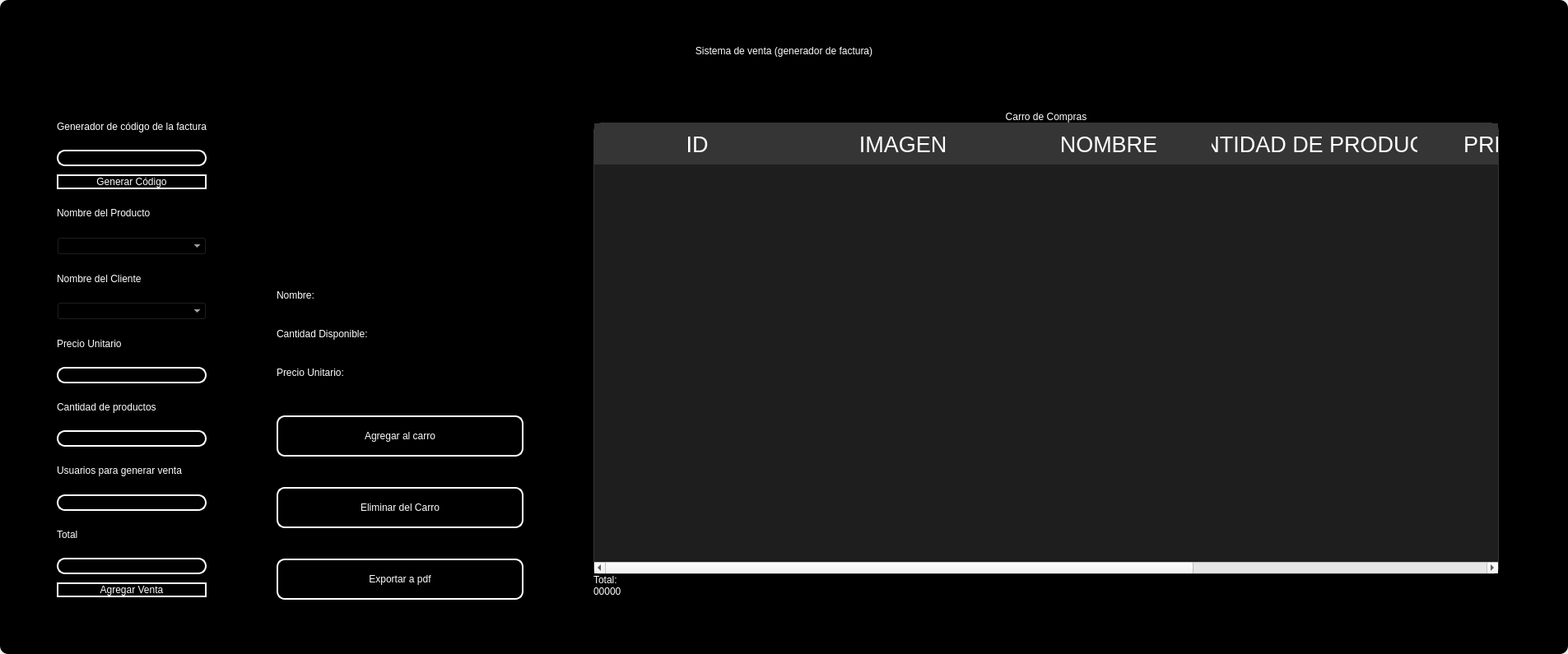
<?xml version="1.0" encoding="UTF-8"?>
<ui version="4.0">
 <class>MainWindow</class>
 <widget class="QMainWindow" name="MainWindow">
  <property name="geometry">
   <rect>
    <x>0</x>
    <y>0</y>
    <width>1905</width>
    <height>795</height>
   </rect>
  </property>
  <property name="windowTitle">
   <string>MainWindow</string>
  </property>
  <property name="styleSheet">
   <string notr="true"/>
  </property>
  <widget class="QWidget" name="centralwidget">
   <property name="styleSheet">
    <string notr="true"/>
   </property>
   <layout class="QVBoxLayout" name="verticalLayout">
    <property name="spacing">
     <number>0</number>
    </property>
    <property name="leftMargin">
     <number>0</number>
    </property>
    <property name="topMargin">
     <number>0</number>
    </property>
    <property name="rightMargin">
     <number>0</number>
    </property>
    <property name="bottomMargin">
     <number>0</number>
    </property>
    <item>
     <widget class="QFrame" name="frame">
      <property name="enabled">
       <bool>true</bool>
      </property>
      <property name="styleSheet">
       <string notr="true">
QFrame {
border-radius:10px;
	background-color: rgb(0, 0, 0);
 }
</string>
      </property>
      <property name="frameShape">
       <enum>QFrame::StyledPanel</enum>
      </property>
      <property name="frameShadow">
       <enum>QFrame::Raised</enum>
      </property>
      <layout class="QVBoxLayout" name="verticalLayout_2">
       <item>
        <widget class="QFrame" name="frame_superior">
         <property name="minimumSize">
          <size>
           <width>0</width>
           <height>40</height>
          </size>
         </property>
         <property name="maximumSize">
          <size>
           <width>16777215</width>
           <height>40</height>
          </size>
         </property>
         <property name="styleSheet">
          <string notr="true">QPushButton{
border-radius:18px;
}

QPushButton:hover{
	background-color: rgb(0, 0, 0);
}
</string>
         </property>
         <property name="frameShape">
          <enum>QFrame::StyledPanel</enum>
         </property>
         <property name="frameShadow">
          <enum>QFrame::Raised</enum>
         </property>
         <layout class="QHBoxLayout" name="horizontalLayout_3">
          <property name="spacing">
           <number>4</number>
          </property>
          <property name="leftMargin">
           <number>0</number>
          </property>
          <property name="topMargin">
           <number>0</number>
          </property>
          <property name="rightMargin">
           <number>0</number>
          </property>
          <property name="bottomMargin">
           <number>0</number>
          </property>
          <item>
           <widget class="QPushButton" name="btn_icon">
            <property name="text">
             <string/>
            </property>
            <property name="iconSize">
             <size>
              <width>40</width>
              <height>40</height>
             </size>
            </property>
           </widget>
          </item>
          <item>
           <spacer name="horizontalSpacer_2">
            <property name="orientation">
             <enum>Qt::Horizontal</enum>
            </property>
            <property name="sizeHint" stdset="0">
             <size>
              <width>443</width>
              <height>20</height>
             </size>
            </property>
           </spacer>
          </item>
          <item>
           <widget class="QPushButton" name="btn_exit">
            <property name="minimumSize">
             <size>
              <width>38</width>
              <height>38</height>
             </size>
            </property>
            <property name="maximumSize">
             <size>
              <width>38</width>
              <height>38</height>
             </size>
            </property>
            <property name="cursor">
             <cursorShape>PointingHandCursor</cursorShape>
            </property>
            <property name="text">
             <string/>
            </property>
            <property name="iconSize">
             <size>
              <width>35</width>
              <height>35</height>
             </size>
            </property>
           </widget>
          </item>
          <item>
           <widget class="QPushButton" name="bt_minimizar">
            <property name="minimumSize">
             <size>
              <width>38</width>
              <height>38</height>
             </size>
            </property>
            <property name="maximumSize">
             <size>
              <width>38</width>
              <height>38</height>
             </size>
            </property>
            <property name="cursor">
             <cursorShape>PointingHandCursor</cursorShape>
            </property>
            <property name="text">
             <string/>
            </property>
            <property name="icon">
             <iconset>
              <normaloff>image/minus.svg</normaloff>image/minus.svg</iconset>
            </property>
            <property name="iconSize">
             <size>
              <width>38</width>
              <height>38</height>
             </size>
            </property>
           </widget>
          </item>
          <item>
           <widget class="QPushButton" name="bt_maximizar">
            <property name="minimumSize">
             <size>
              <width>38</width>
              <height>38</height>
             </size>
            </property>
            <property name="maximumSize">
             <size>
              <width>38</width>
              <height>38</height>
             </size>
            </property>
            <property name="cursor">
             <cursorShape>PointingHandCursor</cursorShape>
            </property>
            <property name="text">
             <string/>
            </property>
            <property name="icon">
             <iconset>
              <normaloff>image/chevron-up.svg</normaloff>image/chevron-up.svg</iconset>
            </property>
            <property name="iconSize">
             <size>
              <width>38</width>
              <height>38</height>
             </size>
            </property>
           </widget>
          </item>
          <item>
           <widget class="QPushButton" name="bt_restaurar">
            <property name="minimumSize">
             <size>
              <width>38</width>
              <height>38</height>
             </size>
            </property>
            <property name="maximumSize">
             <size>
              <width>38</width>
              <height>38</height>
             </size>
            </property>
            <property name="cursor">
             <cursorShape>PointingHandCursor</cursorShape>
            </property>
            <property name="text">
             <string/>
            </property>
            <property name="icon">
             <iconset>
              <normaloff>image/chevron-down.svg</normaloff>image/chevron-down.svg</iconset>
            </property>
            <property name="iconSize">
             <size>
              <width>38</width>
              <height>38</height>
             </size>
            </property>
           </widget>
          </item>
          <item>
           <widget class="QPushButton" name="bt_cerrar">
            <property name="minimumSize">
             <size>
              <width>38</width>
              <height>38</height>
             </size>
            </property>
            <property name="maximumSize">
             <size>
              <width>38</width>
              <height>38</height>
             </size>
            </property>
            <property name="cursor">
             <cursorShape>PointingHandCursor</cursorShape>
            </property>
            <property name="text">
             <string/>
            </property>
            <property name="icon">
             <iconset>
              <normaloff>image/x.svg</normaloff>image/x.svg</iconset>
            </property>
            <property name="iconSize">
             <size>
              <width>38</width>
              <height>38</height>
             </size>
            </property>
           </widget>
          </item>
         </layout>
        </widget>
       </item>
       <item>
        <widget class="QLabel" name="label">
         <property name="styleSheet">
          <string notr="true">font: 30pt &quot;MS Shell Dlg 2&quot;;
color: rgb(255, 255, 255);</string>
         </property>
         <property name="text">
          <string>Sistema de venta (generador de factura)</string>
         </property>
         <property name="alignment">
          <set>Qt::AlignCenter</set>
         </property>
        </widget>
       </item>
       <item>
        <widget class="QFrame" name="frame_3">
         <property name="sizePolicy">
          <sizepolicy hsizetype="Maximum" vsizetype="Preferred">
           <horstretch>0</horstretch>
           <verstretch>0</verstretch>
          </sizepolicy>
         </property>
         <property name="layoutDirection">
          <enum>Qt::LeftToRight</enum>
         </property>
         <property name="frameShape">
          <enum>QFrame::StyledPanel</enum>
         </property>
         <property name="frameShadow">
          <enum>QFrame::Raised</enum>
         </property>
         <property name="lineWidth">
          <number>0</number>
         </property>
         <layout class="QHBoxLayout" name="horizontalLayout_4">
          <property name="spacing">
           <number>10</number>
          </property>
          <property name="sizeConstraint">
           <enum>QLayout::SetDefaultConstraint</enum>
          </property>
          <property name="leftMargin">
           <number>10</number>
          </property>
          <property name="topMargin">
           <number>10</number>
          </property>
          <property name="rightMargin">
           <number>10</number>
          </property>
          <property name="bottomMargin">
           <number>10</number>
          </property>
          <item>
           <layout class="QVBoxLayout" name="verticalLayout_3">
            <property name="spacing">
             <number>10</number>
            </property>
            <property name="leftMargin">
             <number>50</number>
            </property>
            <property name="topMargin">
             <number>50</number>
            </property>
            <property name="rightMargin">
             <number>50</number>
            </property>
            <property name="bottomMargin">
             <number>50</number>
            </property>
            <item>
             <widget class="QLabel" name="label_10">
              <property name="styleSheet">
               <string notr="true">color: rgb(255, 255, 255);
font: 10pt &quot;MS Shell Dlg 2&quot;;</string>
              </property>
              <property name="text">
               <string>Generador de código de la factura</string>
              </property>
             </widget>
            </item>
            <item>
             <widget class="QLineEdit" name="codetxt">
              <property name="enabled">
               <bool>false</bool>
              </property>
              <property name="styleSheet">
               <string notr="true">QLabel {
	color: rgb(255, 255, 254);
	font: 12pt &quot;Arial&quot;;
	background-color: rgba(0, 0, 0,0);
}


QLineEdit{
background-color: rgba(0, 0, 0,0);
border-radius:10px; 
font: 12pt &quot;Arial&quot;;
color: rgb(255, 255, 254);
border: 2px solid  rgb(255, 255, 255);

}

QLineEdit:hover{
background-color: rgba(0, 0, 0,0);
border-radius:10px; 
font: 12pt &quot;Arial&quot;;
border: 2px solid  rgb(120, 0, 171);
}

QLineEdit:focus{
background-color: rgb(0, 0, 0);
border-radius:10px; 
font: 12pt &quot;Arial&quot;;
border: 2px solid rgb(120, 0, 171);
}

QCheckBox{
	font: 12pt &quot;Arial&quot;;
	color: rgb(255, 255, 255);
}

QCheckBox::indicator {
    width: 18px;
    height:18px;
}

QCheckBox::indicator:unchecked {
   background-image: url(image/square.svg);
}

QCheckBox::indicator:checked {
   background-image: url(image/check-square.svg);
}

QPushButton{
border-radius:10px; 
font: 12pt &quot;Arial&quot;;
color: rgb(255, 255, 254);
border: 2px solid #ffffff;
}

QPushButton:hover{
border-radius:10px; 
font: 12pt &quot;Arial&quot;;
color: rgb(255, 255, 255);
border: 2px solid rgb(120, 0, 171);
	background-color: rgb(120, 0, 171);
}
QFrame{
 	background-color: #1E0070;
	border-radius:15px; 
}
</string>
              </property>
             </widget>
            </item>
            <item>
             <widget class="QPushButton" name="btn_get_code">
              <property name="cursor">
               <cursorShape>PointingHandCursor</cursorShape>
              </property>
              <property name="styleSheet">
               <string notr="true">QLabel {
	color: rgb(255, 255, 254);
	font: 12pt &quot;Arial&quot;;
	background-color: rgba(0, 0, 0,0);
}


QLineEdit{
background-color: rgba(0, 0, 0,0);
border-radius:10px; 
font: 12pt &quot;Arial&quot;;
color: rgb(255, 255, 254);
border: 2px solid  rgb(255, 255, 255);

}

QLineEdit:hover{
background-color: rgba(0, 0, 0,0);
border-radius:10px; 
font: 12pt &quot;Arial&quot;;
border: 2px solid  rgb(120, 0, 171);
}

QLineEdit:focus{
background-color: rgb(0, 0, 0);
border-radius:10px; 
font: 12pt &quot;Arial&quot;;
border: 2px solid rgb(120, 0, 171);
}

QCheckBox{
	font: 12pt &quot;Arial&quot;;
	color: rgb(255, 255, 255);
}

QCheckBox::indicator {
    width: 18px;
    height:18px;
}

QCheckBox::indicator:unchecked {
   background-image: url(image/square.svg);
}

QCheckBox::indicator:checked {
   background-image: url(image/check-square.svg);
}

QPushButton{
border-radius:10px; 
font: 12pt &quot;Arial&quot;;
color: rgb(255, 255, 254);
border: 2px solid #ffffff;
}

QPushButton:hover{
border-radius:10px; 
font: 12pt &quot;Arial&quot;;
color: rgb(255, 255, 255);
border: 2px solid rgb(120, 0, 171);
	background-color: rgb(120, 0, 171);
}
QFrame{
 	background-color: #1E0070;
	border-radius:15px; 
}
</string>
              </property>
              <property name="text">
               <string>Generar Código</string>
              </property>
             </widget>
            </item>
            <item>
             <widget class="QLabel" name="label_7">
              <property name="styleSheet">
               <string notr="true">QLabel {
	color: rgb(255, 255, 254);
	font: 12pt &quot;Arial&quot;;
}
</string>
              </property>
              <property name="text">
               <string>Nombre del Producto</string>
              </property>
             </widget>
            </item>
            <item>
             <widget class="QComboBox" name="comboboxproduct">
              <property name="cursor">
               <cursorShape>PointingHandCursor</cursorShape>
              </property>
              <property name="styleSheet">
               <string notr="true">background-color: rgb(0, 0, 0);
color: rgb(255, 255, 255);
</string>
              </property>
             </widget>
            </item>
            <item>
             <widget class="QLabel" name="label_6">
              <property name="styleSheet">
               <string notr="true">QLabel {
	color: rgb(255, 255, 254);
	font: 12pt &quot;Arial&quot;;
}
</string>
              </property>
              <property name="text">
               <string>Nombre del Cliente</string>
              </property>
             </widget>
            </item>
            <item>
             <widget class="QComboBox" name="comboboxclient">
              <property name="cursor">
               <cursorShape>PointingHandCursor</cursorShape>
              </property>
              <property name="styleSheet">
               <string notr="true">background-color: rgb(0, 0, 0);
color: rgb(255, 255, 255);
</string>
              </property>
             </widget>
            </item>
            <item>
             <widget class="QLabel" name="label_5">
              <property name="styleSheet">
               <string notr="true">QLabel {
	color: rgb(255, 255, 254);
	font: 12pt &quot;Arial&quot;;
}
</string>
              </property>
              <property name="text">
               <string>Precio Unitario</string>
              </property>
             </widget>
            </item>
            <item>
             <widget class="QLineEdit" name="unitpricetxt">
              <property name="enabled">
               <bool>false</bool>
              </property>
              <property name="styleSheet">
               <string notr="true">QLabel {
	color: rgb(255, 255, 254);
	font: 12pt &quot;Arial&quot;;
	background-color: rgba(0, 0, 0,0);
}


QLineEdit{
background-color: rgba(0, 0, 0,0);
border-radius:10px; 
font: 12pt &quot;Arial&quot;;
color: rgb(255, 255, 254);
border: 2px solid  rgb(255, 255, 255);

}

QLineEdit:hover{
background-color: rgba(0, 0, 0,0);
border-radius:10px; 
font: 12pt &quot;Arial&quot;;
border: 2px solid  rgb(120, 0, 171);
}

QLineEdit:focus{
background-color: rgb(0, 0, 0);
border-radius:10px; 
font: 12pt &quot;Arial&quot;;
border: 2px solid rgb(120, 0, 171);
}

QCheckBox{
	font: 12pt &quot;Arial&quot;;
	color: rgb(255, 255, 255);
}

QCheckBox::indicator {
    width: 18px;
    height:18px;
}

QCheckBox::indicator:unchecked {
   background-image: url(image/square.svg);
}

QCheckBox::indicator:checked {
   background-image: url(image/check-square.svg);
}

QPushButton{
border-radius:10px; 
font: 12pt &quot;Arial&quot;;
color: rgb(255, 255, 254);
border: 2px solid #ffffff;
}

QPushButton:hover{
border-radius:10px; 
font: 12pt &quot;Arial&quot;;
color: rgb(255, 255, 255);
border: 2px solid rgb(120, 0, 171);
	background-color: rgb(120, 0, 171);
}
QFrame{
 	background-color: #1E0070;
	border-radius:15px; 
}
</string>
              </property>
             </widget>
            </item>
            <item>
             <widget class="QLabel" name="label_4">
              <property name="styleSheet">
               <string notr="true">QLabel {
	color: rgb(255, 255, 254);
	font: 12pt &quot;Arial&quot;;
}
</string>
              </property>
              <property name="text">
               <string>Cantidad de productos</string>
              </property>
             </widget>
            </item>
            <item>
             <widget class="QLineEdit" name="quantitytxt">
              <property name="styleSheet">
               <string notr="true">QLabel {
	color: rgb(255, 255, 254);
	font: 12pt &quot;Arial&quot;;
	background-color: rgba(0, 0, 0,0);
}


QLineEdit{
background-color: rgba(0, 0, 0,0);
border-radius:10px; 
font: 12pt &quot;Arial&quot;;
color: rgb(255, 255, 254);
border: 2px solid  rgb(255, 255, 255);

}

QLineEdit:hover{
background-color: rgba(0, 0, 0,0);
border-radius:10px; 
font: 12pt &quot;Arial&quot;;
border: 2px solid  rgb(120, 0, 171);
}

QLineEdit:focus{
background-color: rgb(0, 0, 0);
border-radius:10px; 
font: 12pt &quot;Arial&quot;;
border: 2px solid rgb(120, 0, 171);
}

QCheckBox{
	font: 12pt &quot;Arial&quot;;
	color: rgb(255, 255, 255);
}

QCheckBox::indicator {
    width: 18px;
    height:18px;
}

QCheckBox::indicator:unchecked {
   background-image: url(image/square.svg);
}

QCheckBox::indicator:checked {
   background-image: url(image/check-square.svg);
}

QPushButton{
border-radius:10px; 
font: 12pt &quot;Arial&quot;;
color: rgb(255, 255, 254);
border: 2px solid #ffffff;
}

QPushButton:hover{
border-radius:10px; 
font: 12pt &quot;Arial&quot;;
color: rgb(255, 255, 255);
border: 2px solid rgb(120, 0, 171);
	background-color: rgb(120, 0, 171);
}
QFrame{
 	background-color: #1E0070;
	border-radius:15px; 
}
</string>
              </property>
             </widget>
            </item>
            <item>
             <widget class="QLabel" name="label_3">
              <property name="styleSheet">
               <string notr="true">QLabel {
	color: rgb(255, 255, 254);
	font: 12pt &quot;Arial&quot;;
}
</string>
              </property>
              <property name="text">
               <string>Usuarios para generar venta</string>
              </property>
             </widget>
            </item>
            <item>
             <widget class="QLineEdit" name="usertxt">
              <property name="enabled">
               <bool>false</bool>
              </property>
              <property name="styleSheet">
               <string notr="true">QLabel {
	color: rgb(255, 255, 254);
	font: 12pt &quot;Arial&quot;;
	background-color: rgba(0, 0, 0,0);
}


QLineEdit{
background-color: rgba(0, 0, 0,0);
border-radius:10px; 
font: 12pt &quot;Arial&quot;;
color: rgb(255, 255, 254);
border: 2px solid  rgb(255, 255, 255);

}

QLineEdit:hover{
background-color: rgba(0, 0, 0,0);
border-radius:10px; 
font: 12pt &quot;Arial&quot;;
border: 2px solid  rgb(120, 0, 171);
}

QLineEdit:focus{
background-color: rgb(0, 0, 0);
border-radius:10px; 
font: 12pt &quot;Arial&quot;;
border: 2px solid rgb(120, 0, 171);
}

QCheckBox{
	font: 12pt &quot;Arial&quot;;
	color: rgb(255, 255, 255);
}

QCheckBox::indicator {
    width: 18px;
    height:18px;
}

QCheckBox::indicator:unchecked {
   background-image: url(image/square.svg);
}

QCheckBox::indicator:checked {
   background-image: url(image/check-square.svg);
}

QPushButton{
border-radius:10px; 
font: 12pt &quot;Arial&quot;;
color: rgb(255, 255, 254);
border: 2px solid #ffffff;
}

QPushButton:hover{
border-radius:10px; 
font: 12pt &quot;Arial&quot;;
color: rgb(255, 255, 255);
border: 2px solid rgb(120, 0, 171);
	background-color: rgb(120, 0, 171);
}
QFrame{
 	background-color: #1E0070;
	border-radius:15px; 
}
</string>
              </property>
             </widget>
            </item>
            <item>
             <widget class="QLabel" name="label_2">
              <property name="styleSheet">
               <string notr="true">QLabel {
	color: rgb(255, 255, 254);
	font: 12pt &quot;Arial&quot;;
}
</string>
              </property>
              <property name="text">
               <string>Total</string>
              </property>
             </widget>
            </item>
            <item>
             <widget class="QLineEdit" name="totalpricetxt">
              <property name="enabled">
               <bool>false</bool>
              </property>
              <property name="styleSheet">
               <string notr="true">QLabel {
	color: rgb(255, 255, 254);
	font: 12pt &quot;Arial&quot;;
	background-color: rgba(0, 0, 0,0);
}


QLineEdit{
background-color: rgba(0, 0, 0,0);
border-radius:10px; 
font: 12pt &quot;Arial&quot;;
color: rgb(255, 255, 254);
border: 2px solid  rgb(255, 255, 255);

}

QLineEdit:hover{
background-color: rgba(0, 0, 0,0);
border-radius:10px; 
font: 12pt &quot;Arial&quot;;
border: 2px solid  rgb(120, 0, 171);
}

QLineEdit:focus{
background-color: rgb(0, 0, 0);
border-radius:10px; 
font: 12pt &quot;Arial&quot;;
border: 2px solid rgb(120, 0, 171);
}

QCheckBox{
	font: 12pt &quot;Arial&quot;;
	color: rgb(255, 255, 255);
}

QCheckBox::indicator {
    width: 18px;
    height:18px;
}

QCheckBox::indicator:unchecked {
   background-image: url(image/square.svg);
}

QCheckBox::indicator:checked {
   background-image: url(image/check-square.svg);
}

QPushButton{
border-radius:10px; 
font: 12pt &quot;Arial&quot;;
color: rgb(255, 255, 254);
border: 2px solid #ffffff;
}

QPushButton:hover{
border-radius:10px; 
font: 12pt &quot;Arial&quot;;
color: rgb(255, 255, 255);
border: 2px solid rgb(120, 0, 171);
	background-color: rgb(120, 0, 171);
}
QFrame{
 	background-color: #1E0070;
	border-radius:15px; 
}
</string>
              </property>
             </widget>
            </item>
            <item>
             <widget class="QPushButton" name="btn_register_sale">
              <property name="cursor">
               <cursorShape>PointingHandCursor</cursorShape>
              </property>
              <property name="styleSheet">
               <string notr="true">QLabel {
	color: rgb(255, 255, 254);
	font: 12pt &quot;Arial&quot;;
	background-color: rgba(0, 0, 0,0);
}


QLineEdit{
background-color: rgba(0, 0, 0,0);
border-radius:10px; 
font: 12pt &quot;Arial&quot;;
color: rgb(255, 255, 254);
border: 2px solid  rgb(255, 255, 255);

}

QLineEdit:hover{
background-color: rgba(0, 0, 0,0);
border-radius:10px; 
font: 12pt &quot;Arial&quot;;
border: 2px solid  rgb(120, 0, 171);
}

QLineEdit:focus{
background-color: rgb(0, 0, 0);
border-radius:10px; 
font: 12pt &quot;Arial&quot;;
border: 2px solid rgb(120, 0, 171);
}

QCheckBox{
	font: 12pt &quot;Arial&quot;;
	color: rgb(255, 255, 255);
}

QCheckBox::indicator {
    width: 18px;
    height:18px;
}

QCheckBox::indicator:unchecked {
   background-image: url(image/square.svg);
}

QCheckBox::indicator:checked {
   background-image: url(image/check-square.svg);
}

QPushButton{
border-radius:10px; 
font: 12pt &quot;Arial&quot;;
color: rgb(255, 255, 254);
border: 2px solid #ffffff;
}

QPushButton:hover{
border-radius:10px; 
font: 12pt &quot;Arial&quot;;
color: rgb(255, 255, 255);
border: 2px solid rgb(120, 0, 171);
	background-color: rgb(120, 0, 171);
}
QFrame{
 	background-color: #1E0070;
	border-radius:15px; 
}
</string>
              </property>
              <property name="text">
               <string>Agregar Venta</string>
              </property>
             </widget>
            </item>
           </layout>
          </item>
          <item>
           <layout class="QVBoxLayout" name="verticalLayout_4">
            <property name="spacing">
             <number>0</number>
            </property>
            <property name="leftMargin">
             <number>25</number>
            </property>
            <property name="topMargin">
             <number>25</number>
            </property>
            <property name="rightMargin">
             <number>25</number>
            </property>
            <property name="bottomMargin">
             <number>25</number>
            </property>
            <item>
             <widget class="QLabel" name="labelimage">
              <property name="minimumSize">
               <size>
                <width>0</width>
                <height>200</height>
               </size>
              </property>
              <property name="maximumSize">
               <size>
                <width>200</width>
                <height>200</height>
               </size>
              </property>
              <property name="text">
               <string/>
              </property>
             </widget>
            </item>
            <item>
             <widget class="QLabel" name="labelname">
              <property name="minimumSize">
               <size>
                <width>300</width>
                <height>0</height>
               </size>
              </property>
              <property name="maximumSize">
               <size>
                <width>300</width>
                <height>30</height>
               </size>
              </property>
              <property name="styleSheet">
               <string notr="true">color: rgb(255, 255, 255);
font: 12pt &quot;MS Shell Dlg 2&quot;;</string>
              </property>
              <property name="text">
               <string>Nombre:</string>
              </property>
             </widget>
            </item>
            <item>
             <widget class="QLabel" name="labelstock">
              <property name="minimumSize">
               <size>
                <width>180</width>
                <height>0</height>
               </size>
              </property>
              <property name="maximumSize">
               <size>
                <width>300</width>
                <height>30</height>
               </size>
              </property>
              <property name="styleSheet">
               <string notr="true">color: rgb(255, 255, 255);
font: 12pt &quot;MS Shell Dlg 2&quot;;</string>
              </property>
              <property name="text">
               <string>Cantidad Disponible:</string>
              </property>
             </widget>
            </item>
            <item>
             <widget class="QLabel" name="labeluprice">
              <property name="maximumSize">
               <size>
                <width>300</width>
                <height>30</height>
               </size>
              </property>
              <property name="styleSheet">
               <string notr="true">color: rgb(255, 255, 255);
font: 12pt &quot;MS Shell Dlg 2&quot;;</string>
              </property>
              <property name="text">
               <string>Precio Unitario:</string>
              </property>
             </widget>
            </item>
            <item>
             <spacer name="verticalSpacer">
              <property name="orientation">
               <enum>Qt::Vertical</enum>
              </property>
              <property name="sizeType">
               <enum>QSizePolicy::Fixed</enum>
              </property>
              <property name="sizeHint" stdset="0">
               <size>
                <width>10</width>
                <height>20</height>
               </size>
              </property>
             </spacer>
            </item>
            <item>
             <widget class="QPushButton" name="btn_add_cart">
              <property name="maximumSize">
               <size>
                <width>300</width>
                <height>50</height>
               </size>
              </property>
              <property name="cursor">
               <cursorShape>PointingHandCursor</cursorShape>
              </property>
              <property name="styleSheet">
               <string notr="true">QPushButton{
border-radius:10px; 
font: 12pt &quot;Arial&quot;;
color: rgb(255, 255, 254);
border: 2px solid #ffffff;
}

QPushButton:hover{
border-radius:10px; 
font: 12pt &quot;Arial&quot;;
color: rgb(255, 255, 255);
border: 2px solid rgb(120, 0, 171);
	background-color: rgb(120, 0, 171);
}</string>
              </property>
              <property name="text">
               <string>Agregar al carro</string>
              </property>
              <property name="iconSize">
               <size>
                <width>30</width>
                <height>30</height>
               </size>
              </property>
             </widget>
            </item>
            <item>
             <spacer name="verticalSpacer_2">
              <property name="orientation">
               <enum>Qt::Vertical</enum>
              </property>
              <property name="sizeType">
               <enum>QSizePolicy::Fixed</enum>
              </property>
              <property name="sizeHint" stdset="0">
               <size>
                <width>20</width>
                <height>20</height>
               </size>
              </property>
             </spacer>
            </item>
            <item>
             <widget class="QPushButton" name="btn_delete">
              <property name="maximumSize">
               <size>
                <width>300</width>
                <height>50</height>
               </size>
              </property>
              <property name="cursor">
               <cursorShape>PointingHandCursor</cursorShape>
              </property>
              <property name="styleSheet">
               <string notr="true">QPushButton{
border-radius:10px; 
font: 12pt &quot;Arial&quot;;
color: rgb(255, 255, 254);
border: 2px solid #ffffff;
}

QPushButton:hover{
border-radius:10px; 
font: 12pt &quot;Arial&quot;;
color: rgb(255, 255, 255);
border: 2px solid rgb(120, 0, 171);
	background-color: rgb(120, 0, 171);
}</string>
              </property>
              <property name="text">
               <string>Eliminar del Carro</string>
              </property>
              <property name="iconSize">
               <size>
                <width>30</width>
                <height>30</height>
               </size>
              </property>
             </widget>
            </item>
            <item>
             <spacer name="verticalSpacer_3">
              <property name="orientation">
               <enum>Qt::Vertical</enum>
              </property>
              <property name="sizeType">
               <enum>QSizePolicy::Fixed</enum>
              </property>
              <property name="sizeHint" stdset="0">
               <size>
                <width>20</width>
                <height>20</height>
               </size>
              </property>
             </spacer>
            </item>
            <item>
             <widget class="QPushButton" name="btn_export_pdf">
              <property name="maximumSize">
               <size>
                <width>300</width>
                <height>50</height>
               </size>
              </property>
              <property name="styleSheet">
               <string notr="true">QPushButton{
border-radius:10px; 
font: 12pt &quot;Arial&quot;;
color: rgb(255, 255, 254);
border: 2px solid #ffffff;
}

QPushButton:hover{
border-radius:10px; 
font: 12pt &quot;Arial&quot;;
color: rgb(255, 255, 255);
border: 2px solid rgb(120, 0, 171);
	background-color: rgb(120, 0, 171);
}</string>
              </property>
              <property name="text">
               <string>Exportar a pdf</string>
              </property>
             </widget>
            </item>
           </layout>
          </item>
          <item>
           <layout class="QVBoxLayout" name="verticalLayout_5">
            <property name="spacing">
             <number>0</number>
            </property>
            <property name="leftMargin">
             <number>50</number>
            </property>
            <property name="topMargin">
             <number>50</number>
            </property>
            <property name="rightMargin">
             <number>50</number>
            </property>
            <property name="bottomMargin">
             <number>50</number>
            </property>
            <item>
             <widget class="QLabel" name="label_8">
              <property name="styleSheet">
               <string notr="true">color: rgb(255, 255, 255);
font: 25pt &quot;MS Shell Dlg 2&quot;;</string>
              </property>
              <property name="text">
               <string>Carro de Compras</string>
              </property>
              <property name="alignment">
               <set>Qt::AlignCenter</set>
              </property>
             </widget>
            </item>
            <item>
             <widget class="QTableWidget" name="table_cart">
              <property name="minimumSize">
               <size>
                <width>1100</width>
                <height>0</height>
               </size>
              </property>
              <property name="maximumSize">
               <size>
                <width>700</width>
                <height>16777215</height>
               </size>
              </property>
              <property name="styleSheet">
               <string notr="true">QTableView {
background-color: rgba(255, 255, 255, 30); 
border: 1px solid rgba(255,255,255,40);
border-bottom-right-radius: 7px; 
border-bottom-left-radius: 7px; 
color: white;
	font: 15pt &quot;MS Shell Dlg 2&quot;;
}

QHeaderView::section {
background-color: rgb(53, 53, 53);
color: white;
border: none;
height: 50px;
font-size: 20pt;
}

QTableView::item {
    border-style: none;
    border-bottom: 1px solid rgba(255,255,255,50);
    padding-left: auto;
    padding-right: auto;
}

QTableView::item:selected{
	border: none;
	color: rgb(255, 255, 255);
    background-color: rgba(255, 255, 255, 50);
}
</string>
              </property>
              <property name="editTriggers">
               <set>QAbstractItemView::NoEditTriggers</set>
              </property>
              <attribute name="horizontalHeaderDefaultSectionSize">
               <number>250</number>
              </attribute>
              <column>
               <property name="text">
                <string>ID</string>
               </property>
              </column>
              <column>
               <property name="text">
                <string>IMAGEN</string>
               </property>
              </column>
              <column>
               <property name="text">
                <string>NOMBRE</string>
               </property>
              </column>
              <column>
               <property name="text">
                <string>CANTIDAD DE PRODUCTO</string>
               </property>
              </column>
              <column>
               <property name="text">
                <string>PRECIO U.</string>
               </property>
              </column>
              <column>
               <property name="text">
                <string>TOTAL</string>
               </property>
              </column>
             </widget>
            </item>
            <item>
             <widget class="QLabel" name="label_9">
              <property name="styleSheet">
               <string notr="true">font: 16pt &quot;MS Shell Dlg 2&quot;;
color: rgb(255, 255, 255);</string>
              </property>
              <property name="locale">
               <locale language="Spanish" country="Chile"/>
              </property>
              <property name="text">
               <string>Total:</string>
              </property>
              <property name="alignment">
               <set>Qt::AlignBottom|Qt::AlignLeading|Qt::AlignLeft</set>
              </property>
             </widget>
            </item>
            <item>
             <widget class="QLabel" name="labeltotal">
              <property name="styleSheet">
               <string notr="true">font: 16pt &quot;MS Shell Dlg 2&quot;;
color: rgb(255, 255, 255);</string>
              </property>
              <property name="text">
               <string>00000</string>
              </property>
              <property name="alignment">
               <set>Qt::AlignLeading|Qt::AlignLeft|Qt::AlignVCenter</set>
              </property>
             </widget>
            </item>
           </layout>
          </item>
         </layout>
        </widget>
       </item>
      </layout>
     </widget>
    </item>
   </layout>
  </widget>
 </widget>
 <resources/>
 <connections/>
</ui>
